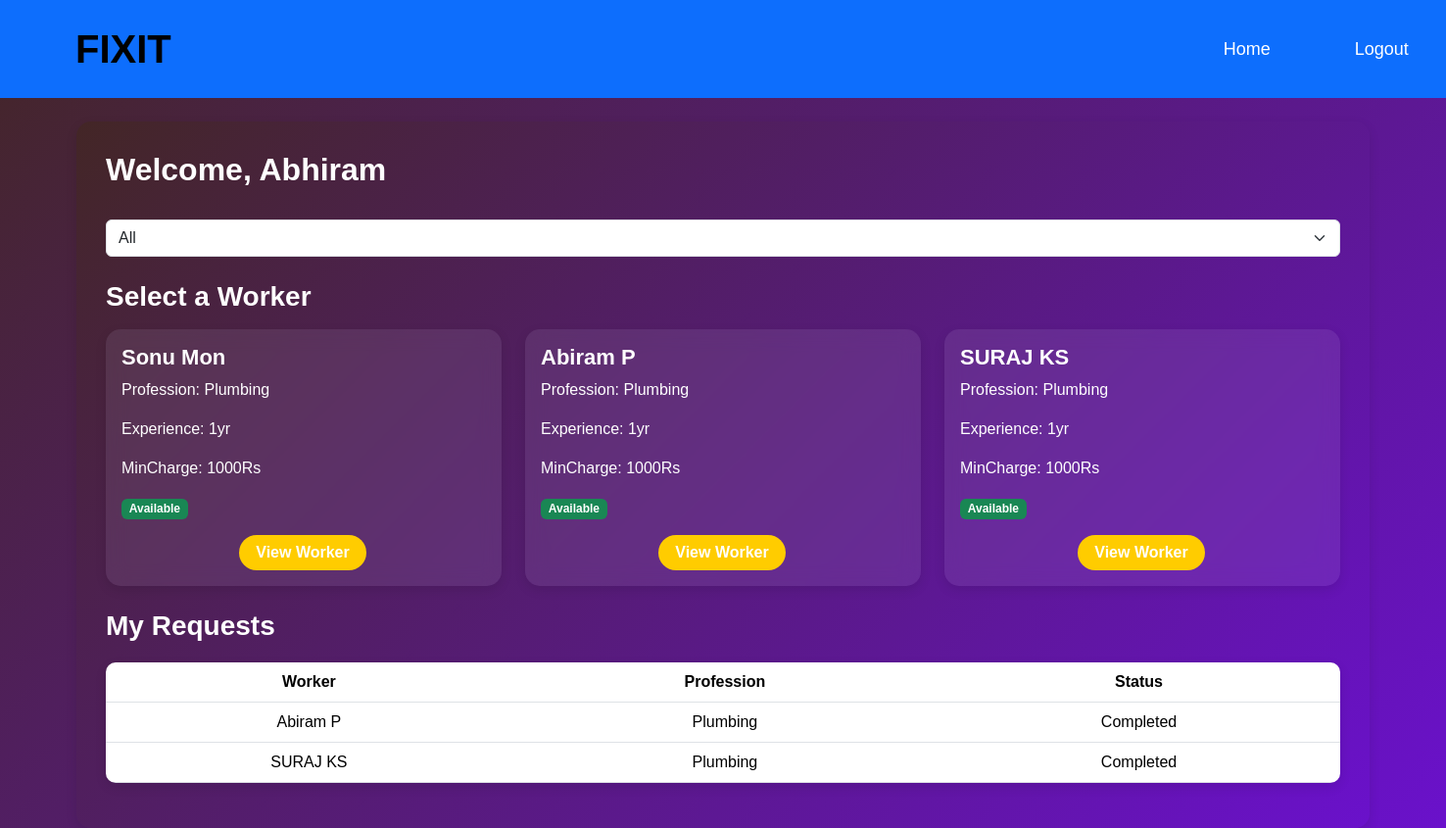
/user_dashboard/ (signed in), run on the app's committed database.
### mainapp/models.py (models this page shows, shortened)
class User(models.Model):
    name = models.CharField(max_length=100)
    email = models.EmailField(max_length=100,  unique=True)
    password = models.CharField(max_length=100)
    phone = models.BigIntegerField(unique=True)  # ✅ Change to BigIntegerField
    address = models.TextField(default="Not provided")
    city = models.CharField(max_length=100 ,default="Unknown")
    confirm_password = models.CharField(max_length=100)

class Worker(models.Model):
    TITLE_CHOICES = [
        ('Mr', 'Mr.'),
        ('Ms', 'Ms.'),
    ]
    STATUS_CHOICES = [
        ('pending', 'Pending'),
        ('approved', 'Approved'),
        ('rejected', 'Rejected'),
    ]
    title = models.CharField(max_length=10, choices=TITLE_CHOICES, default='Mr')
    first_name = models.CharField(max_length=100)
    last_name = models.CharField(max_length=100)
    email = models.EmailField(max_length=100, unique=True)
    password = models.CharField(max_length=255)  # Hashed password storage
    gender = models.CharField(max_length=10, choices=[('Male', 'Male'), ('Female', 'Female')])
    phone = models.CharField(max_length=15)
    profession = models.TextField()
    experience = models.TextField()
    amount = models.TextField()
    status = models.BooleanField(default=True, )  # Worker availability
    is_approved = models.BooleanField(default=False)  # New field

class Request(models.Model):
    user = models.ForeignKey(User, on_delete=models.CASCADE)
    worker = models.ForeignKey(Worker, on_delete=models.CASCADE)
    status = models.CharField(max_length=20, choices=[('Pending', 'Pending'), ('Accepted', 'Accepted'), ('Rejected', 'Rejected'),('Completed', 'Completed') ], default='Pending')
    created_at = models.DateTimeField(auto_now_add=True)

### mainapp/views.py (the view)
# urls.py: path("user_dashboard/", user_dashboard, name="user_dashboard"),
def user_dashboard(request):
    if "user_id" not in request.session:
        return redirect("user_login")
    user = User.objects.get(id=request.session["user_id"])
    professions = Worker.objects.values_list('profession', flat=True).distinct()
    selected_profession = request.GET.get("profession", "")
    if selected_profession:
        workers = Worker.objects.filter(profession=selected_profession)
    else:
        workers = Worker.objects.all()
    requests = Request.objects.filter(user=user)
    return render(request, "user_dashboard.html", {
        "user": user,
        "workers": workers,
        "requests": requests,
        "professions": professions,
        "selected_profession": selected_profession
    })

### mainapp/templates/user_dashboard.html (shortened to what this page needs)
{% load static %}
<!DOCTYPE html>
<html lang="en">
<head>
    <link href="https://cdn.jsdelivr.net/npm/bootstrap@5.3.3/dist/css/bootstrap.min.css" rel="stylesheet">
    <link rel="stylesheet" href="{% static 'css/userdash.style.css' %}">
</head>
<body>
    <nav class="navbar navbar-expand-lg navbar-light bg-primary" style=" width: 100%;">
        <div class="container-fluid">
          <a class="navbar-brand" href="#" style="font-size:40px; font-family: 'Franklin Gothic Medium', 'Arial Narrow', Arial, sans-serif; margin-left: 50px;" data-bs-toggle="offcanvas" data-bs-target="#staticBackdrop" aria-controls="staticBackdrop">FIXIT</a>
          <div class="collapse navbar-collapse" id="navbarNav">
            <div class="container1" style="margin-left: 850px; font-size: 20px;">
                <ul class="navbar-nav" >
                      <li class="nav-item">
                        <a class="nav-link active" style="margin-left: 200px;" aria-current="page" href="{% url 'home' %}">Home</a>
                      </li>
                      <li class="nav-item"><a style="margin-left: 50px;" class="nav-link" href="{% url 'user_logout' %}">Logout</a></li>
                    </ul>
            </div>
        </div>
    </div>
  </nav>
<div class="container mt-4">
        <h2>Welcome, {{ user.name }}</h2>
        <form method="GET" action="{% url 'user_dashboard' %}" class="mb-3">
            <select name="profession" id="profession" class="form-select" onchange="this.form.submit()">
                <option value="">All</option>
            </select>
        </form>
        <h3 class="mt-4">Select a Worker</h3>
        <div class="row">
            {% for worker in workers %}
            <div class="col-md-4 mt-2">
                <div class="card p-3">
                    <h5>{{ worker.first_name }} {{ worker.last_name }}</h5>
                    <p>Profession: {{ worker.profession }}</p>
                    <p>Experience: {{ worker.experience }} </p>
                    <p>MinCharge: {{ worker.amount }}</p>
                    <p class="worker-info"><strong></strong>
                        {% if worker.status %}
                            <span class="badge bg-success">Available</span>
                        {% else %}
                            <span class="badge bg-danger">Not Available</span>
                        {% endif %}
                    </p>
                    <a href="{% url 'view_worker' worker.id %}" style="width: 130px;position: relative; left: 120px; " class="btn btn-primary">View Worker</a>
                </div>
            </div>
            {% endfor %}
        </div>
        <h3 class="mt-4">My Requests</h3>
        <table class="table">
            <thead>
                <tr>
                    <th>Worker</th>
                    <th>Profession</th>
                    <th>Status</th>
                </tr>
            </thead>
            <tbody>
                {% for request in requests %}
                <tr>
                    <td>{{ request.worker.first_name }} {{ request.worker.last_name }}</td>
                    <td>{{ request.worker.profession }}</td>
                    <td>{{ request.status }}</td>
                </tr>
                {% endfor %}
            </tbody>
        </table>
    </div>
</body>
</html>

### mainapp/static/css/userdash.style.css (style rules this page uses)
body { font-family: 'Poppins', sans-serif; background: linear-gradient(135deg, #432626, #6a11cb); margin: 0; padding: 0; color: #333; }
.navbar { background-color: #007bff; padding: 15px; }
.navbar-brand { font-size: 32px; font-weight: bold; }
.navbar-nav .nav-link { color: #fff !important; font-size: 18px; margin-right: 20px; transition: color 0.3s; }
.container { margin-top: 30px; background: linear-gradient(135deg, #432626, #6a11cb); padding: 30px; border-radius: 15px; box-shadow: 0 4px 12px rgba(0, 0, 0, 0.1); }
h2, h3 { color: #fff; font-weight: 600; }
.card { border: none; border-radius: 15px; box-shadow: 0 4px 12px rgba(0, 0, 0, 0.1); transition: transform 0.3s ease-in-out; background: rgba(217, 207, 231, 0.1); color: #fff; overflow: hidden; backdrop-filter: blur(10px); }
.card h5 { font-size: 22px; font-weight: bold; }
.btn-primary { background:#ffcc00; color: #fff; border: none; font-weight: 600; border-radius: 30px; transition: background 0.3s ease; text-align: center; display: inline-block; }
.table { margin-top: 20px; border-radius: 10px; overflow: hidden; box-shadow: 0 4px 12px rgba(0, 0, 0, 0.1); }
th { background: #007bff; color: white; padding: 12px; text-align: center; }
td { background: #f9f9f9; padding: 12px; color: #333; text-align: center; }
select { border-radius: 10px; padding: 10px; border: 1px solid #ccc; outline: none; width: 100%; transition: border-color 0.3s; }

### data on the page
User: name "Abhiram"
Worker: first_name "Sonu", last_name "Mon", profession "Plumbing", experience "1yr", amount "1000Rs", status "Available"
Worker: first_name "Abiram", last_name "P", profession "Plumbing", experience "1yr", amount "1000Rs", status "Available"
Worker: first_name "SURAJ", last_name "KS", profession "Plumbing", experience "1yr", amount "1000Rs", status "Available"
Request: worker.first_name "Abiram", worker.last_name "P", worker.profession "Plumbing", status "Completed"
Request: worker.first_name "SURAJ", worker.last_name "KS", worker.profession "Plumbing", status "Completed"
